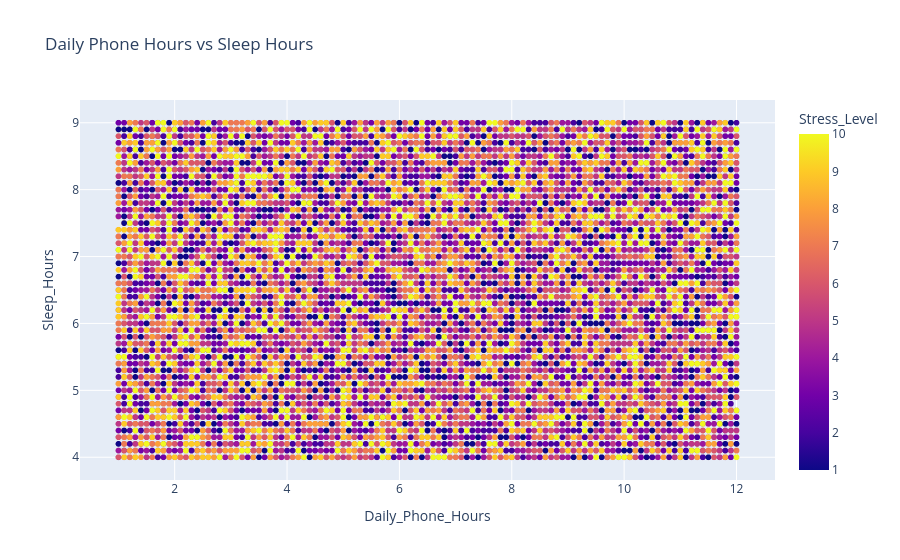

Source (notebook cell):
### Code cell
fig = px.scatter(
    df,
    x="Daily_Phone_Hours",
    y="Sleep_Hours",
    color="Stress_Level",
    title="Daily Phone Hours vs Sleep Hours"
)

fig.show()

### Figure 1 — Plotly figure (JSON) as saved in the notebook; plotly's stock layout.template omitted (floating-point values rounded to 4 significant figures; data arrays with more than 128 entries replaced by an {"elided": "..."} marker saying what was removed)
{"data": [{"hovertemplate": "Daily_Phone_Hours=%{x}<br>Sleep_Hours=%{y}<br>Stress_Level=%{marker.color}<extra></extra>", "legendgroup": "", "marker": {"color": {"elided": "50000 int values"}, "coloraxis": "coloraxis", "symbol": "circle"}, "mode": "markers", "name": "", "showlegend": false, "type": "scattergl", "x": {"elided": "50000 float values"}, "xaxis": "x", "y": {"elided": "50000 float values"}, "yaxis": "y"}], "layout": {"coloraxis": {"colorbar": {"title": {"text": "Stress_Level"}}, "colorscale": [[0, "#0d0887"], [0.1111, "#46039f"], [0.2222, "#7201a8"], [0.3333, "#9c179e"], [0.4444, "#bd3786"], [0.5556, "#d8576b"], [0.6667, "#ed7953"], [0.7778, "#fb9f3a"], [0.8889, "#fdca26"], [1, "#f0f921"]]}, "legend": {"tracegroupgap": 0}, "title": {"text": "Daily Phone Hours vs Sleep Hours"}, "xaxis": {"anchor": "y", "domain": [0, 1], "title": {"text": "Daily_Phone_Hours"}}, "yaxis": {"anchor": "x", "domain": [0, 1], "title": {"text": "Sleep_Hours"}}}}
